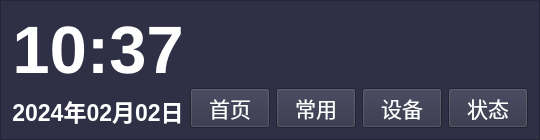
         <widget class="QFrame" name="frame_2">
          <property name="styleSheet">
           <string notr="true">background-color: rgb(47, 48, 69);</string>
          </property>
          <property name="frameShape">
           <enum>QFrame::StyledPanel</enum>
          </property>
          <property name="frameShadow">
           <enum>QFrame::Raised</enum>
          </property>
          <layout class="QHBoxLayout" name="horizontalLayout_2">
           <item>
            <layout class="QGridLayout" name="gridLayout_17">
             <item row="0" column="0">
              <widget class="LargeTitleLabel" name="LargeTitleLabel">
               <property name="font">
                <font>
                 <family>Segoe UI</family>
                 <pointsize>50</pointsize>
                 <bold>true</bold>
                </font>
               </property>
               <property name="styleSheet">
                <string notr="true">color: rgb(255, 255, 255);</string>
               </property>
               <property name="text">
                <string>10:37</string>
               </property>
               <property name="alignment">
                <set>Qt::AlignBottom|Qt::AlignHCenter</set>
               </property>
              </widget>
             </item>
             <item row="1" column="0">
              <widget class="StrongBodyLabel" name="StrongBodyLabel">
               <property name="font">
                <font>
                 <family>Segoe UI</family>
                 <pointsize>17</pointsize>
                 <bold>true</bold>
                </font>
               </property>
               <property name="styleSheet">
                <string notr="true">color: rgb(255, 255, 255);</string>
               </property>
               <property name="text">
                <string>2024年02月02日</string>
               </property>
               <property name="alignment">
                <set>Qt::AlignCenter</set>
               </property>
              </widget>
             </item>
            </layout>
           </item>
           <item>
            <layout class="QVBoxLayout" name="verticalLayout_7">
             <item>
              <spacer name="verticalSpacer_4">
               <property name="orientation">
                <enum>Qt::Vertical</enum>
               </property>
               <property name="sizeHint" stdset="0">
                <size>
                 <width>20</width>
                 <height>40</height>
                </size>
               </property>
              </spacer>
             </item>
             <item>
              <layout class="QHBoxLayout" name="horizontalLayout">
               <item>
                <widget class="QPushButton" name="home_pushButton">
                 <property name="font">
                  <font>
                   <pointsize>16</pointsize>
                  </font>
                 </property>
                 <property name="styleSheet">
                  <string notr="true">color: rgb(255, 255, 255);</string>
                 </property>
                 <property name="text">
                  <string>首页</string>
                 </property>
                </widget>
               </item>
               <item>
                <widget class="QPushButton" name="pushButton_2">
                 <property name="font">
                  <font>
                   <pointsize>16</pointsize>
                  </font>
                 </property>
                 <property name="styleSheet">
                  <string notr="true">color: rgb(255, 255, 255);</string>
                 </property>
                 <property name="text">
                  <string>常用</string>
                 </property>
                </widget>
               </item>
               <item>
                <widget class="QPushButton" name="pushButton_3">
                 <property name="font">
                  <font>
                   <pointsize>16</pointsize>
                  </font>
                 </property>
                 <property name="styleSheet">
                  <string notr="true">color: rgb(255, 255, 255);</string>
                 </property>
                 <property name="text">
                  <string>设备</string>
                 </property>
                </widget>
               </item>
               <item>
                <widget class="QPushButton" name="pushButton_4">
                 <property name="font">
                  <font>
                   <pointsize>16</pointsize>
                  </font>
                 </property>
                 <property name="styleSheet">
                  <string notr="true">color: rgb(255, 255, 255);</string>
                 </property>
                 <property name="text">
                  <string>状态</string>
                 </property>
                </widget>
               </item>
              </layout>
             </item>
            </layout>
           </item>
          </layout>
         </widget>
